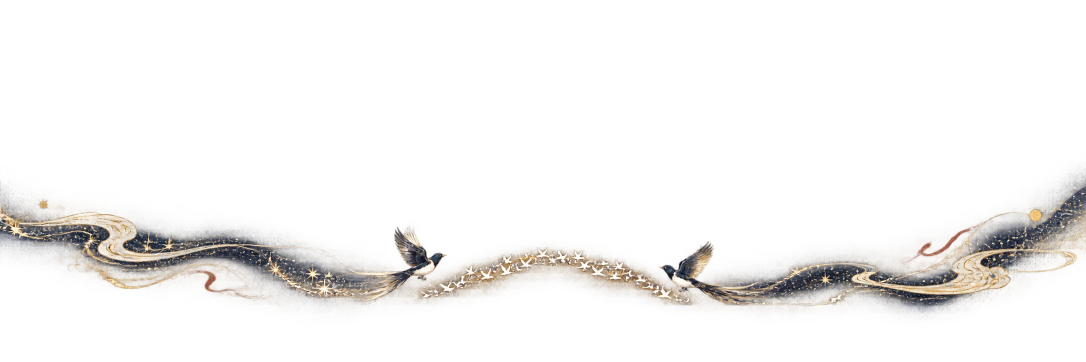
#> input picture design/Qixi2026/source/header-milky-way.png, 2172 x 724 px (shown at 1/2 size)
$ python build_assets.py
#> lines starting #> are read from the running program, lines starting #| are printed output that depends on the picture
from pathlib import Path

from PIL import Image


ROOT = Path(__file__).parent
SOURCE = ROOT / "source"
ASSETS = ROOT / "assets"


def trim(image: Image.Image, padding: int = 12) -> Image.Image:
#> called with padding = 12
    image = image.convert("RGBA")
#> image is the input picture: PIL image 2172x724 RGBA; mean R, G, B, A 26.5, 23.2, 20, 22.8
    bbox = image.getchannel("A").getbbox()
#> bbox = (0, 262, 2172, 724)
    if not bbox:
        raise RuntimeError("transparent source has no visible pixels")
    left, top, right, bottom = bbox
#> left = 0; top = 262; right = 2172; bottom = 724
    return image.crop((max(0, left - padding), max(0, top - padding), min(image.width, right + padding), min(image.height, bottom + padding)))


def contain(image: Image.Image, size: tuple[int, int]) -> Image.Image:
#> called with size = (1600, 240)
    copy = image.copy()
    copy.thumbnail(size, Image.Resampling.LANCZOS)
    canvas = Image.new("RGBA", size)
#> canvas: PIL image 1600x240 RGBA; every value is 0
    canvas.alpha_composite(copy, ((size[0] - copy.width) // 2, (size[1] - copy.height) // 2))
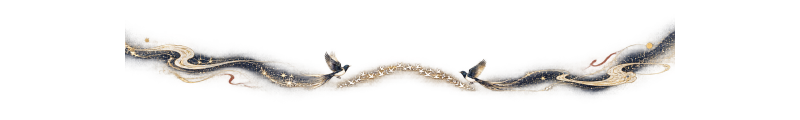
#> canvas: PIL image 1600x240 RGBA (shown at 1/2 size); mean R, G, B, A 27.8, 24.3, 21, 23.9; transparent parts drawn white
    return canvas


def save_webp(image: Image.Image, name: str, *, quality: int = 88):
    image.save(ASSETS / name, "WEBP", quality=quality, method=6)


def main():
    ASSETS.mkdir(parents=True, exist_ok=True)

    header = trim(Image.open(SOURCE / "header-milky-way.png"))
    contain(header, (1600, 240)).save(ASSETS / "qixi-header-ribbon.png")
    save_webp(contain(header, (1600, 240)), "qixi-header-ribbon.webp")

    tab = trim(Image.open(SOURCE / "tab-feather-underline.png"))
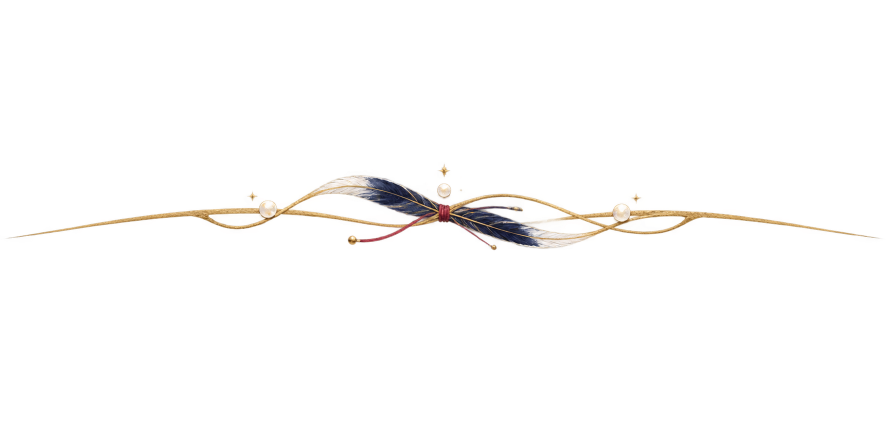
#> input picture design/Qixi2026/source/tab-feather-underline.png, 1774 x 887 px (shown at 1/2 size)
#> in trim, image is the input picture: PIL image 1774x887 RGBA; mean R, G, B, A 9.5, 7.4, 5.3, 6.6
    contain(tab, (320, 64)).save(ASSETS / "qixi-tab-underline.png")
#> call 3 of contain, with size = (320, 64)
#> in contain (call 3), `copy.thumbnail(size, Image.Resampling.LANCZOS)`:
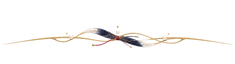
#> copy: PIL image 235x64 RGBA; mean R, G, B, A 20.7, 16.9, 12.1, 12.6; transparent parts drawn white
#> in contain (call 3), `canvas = Image.new("RGBA", size)`: canvas: PIL image 320x64 RGBA; every value is 0
#> in contain (call 3), `canvas.alpha_composite(copy, ((size[0] - copy.width) // 2, (size[1] - ..`:
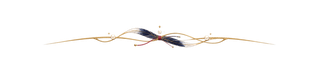
#> canvas: PIL image 320x64 RGBA; mean R, G, B, A 15.2, 12.4, 8.9, 9.3; transparent parts drawn white
    save_webp(contain(tab, (320, 64)), "qixi-tab-underline.webp")

    corner = trim(Image.open(SOURCE / "corner-magpies.png"))
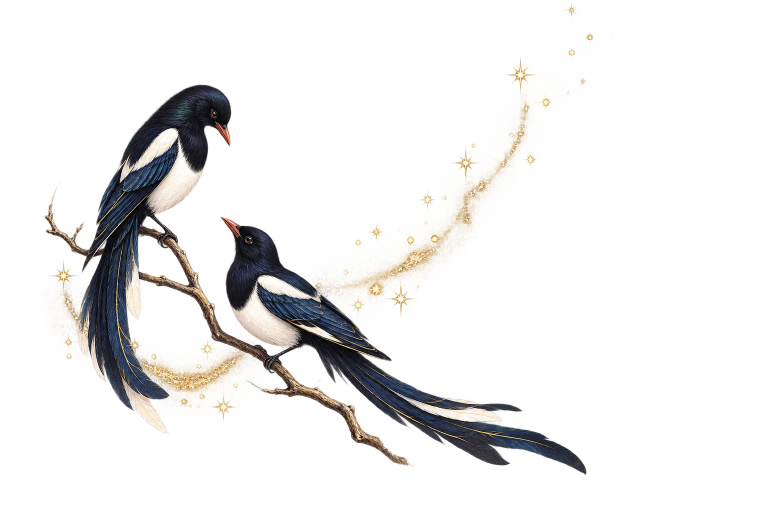
#> input picture design/Qixi2026/source/corner-magpies.png, 1536 x 1024 px (shown at 1/2 size)
#> in trim, image is the input picture: PIL image 1536x1024 RGBA; mean R, G, B, A 50.8, 44.3, 35.4, 30.8
    contain(corner, (512, 384)).save(ASSETS / "qixi-corner-magpies.png")
#> in contain (call 5), `copy.thumbnail(size, Image.Resampling.LANCZOS)`:
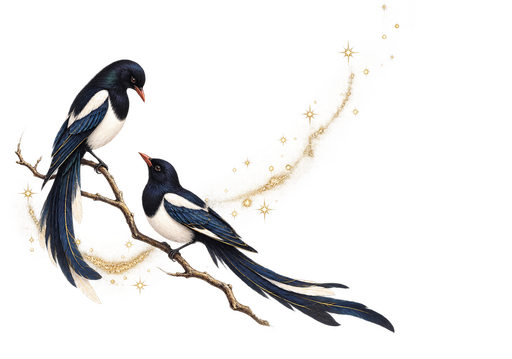
#> copy: PIL image 512x359 RGBA; mean R, G, B, A 29.9, 24.5, 19.9, 32.5; transparent parts drawn white
#> in contain (call 5), `canvas = Image.new("RGBA", size)`: canvas: PIL image 512x384 RGBA; every value is 0
#> in contain (call 5), `canvas.alpha_composite(copy, ((size[0] - copy.width) // 2, (size[1] - ..`:
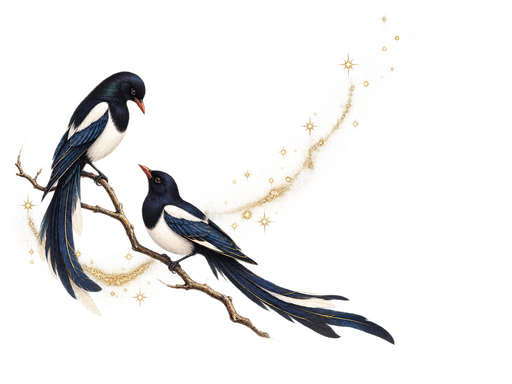
#> canvas: PIL image 512x384 RGBA; mean R, G, B, A 28, 22.9, 18.6, 30.4; transparent parts drawn white
    save_webp(contain(corner, (512, 384)), "qixi-corner-magpies.webp")

#> (the run stopped early here; a loop or call above may not have finished)
